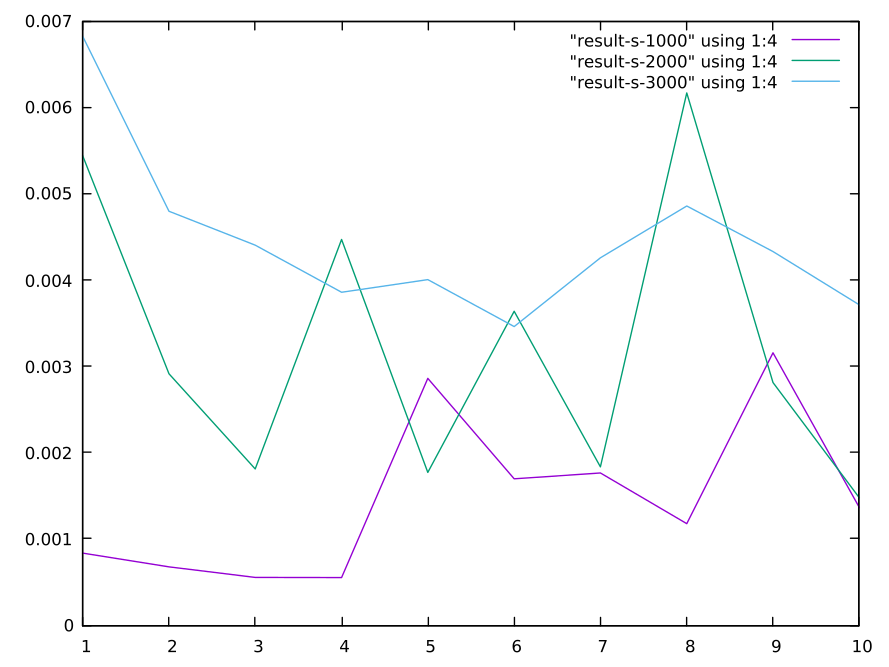

Recreate this plot in gnuplot.
#!/usr/bin/gnuplot -persist
#
#    
#    	G N U P L O T
#    	Version 5.2 patchlevel 2    last modified 2017-11-15 
#    
#    	Copyright (C) 1986-1993, 1998, 2004, 2007-2017
#    	Thomas Williams, Colin Kelley and many others
#    
#    	gnuplot home:     http://www.gnuplot.info
#    	faq, bugs, etc:   type "help FAQ"
#    	immediate help:   type "help"  (plot window: hit 'h')
# set terminal qt 0 font "Sans,9"
# set output
unset clip points
set clip one
unset clip two
set errorbars front 1.000000 
set border 31 front lt black linewidth 1.000 dashtype solid
set zdata 
set ydata 
set xdata 
set y2data 
set x2data 
set boxwidth
set style fill  empty border
set style rectangle back fc  bgnd fillstyle   solid 1.00 border lt -1
set style circle radius graph 0.02 
set style ellipse size graph 0.05, 0.03 angle 0 units xy
set dummy x, y
set format x "% h" 
set format y "% h" 
set format x2 "% h" 
set format y2 "% h" 
set format z "% h" 
set format cb "% h" 
set format r "% h" 
set ttics format "% h"
set timefmt "%d/%m/%y,%H:%M"
set angles radians
set tics back
unset grid
unset raxis
set theta counterclockwise right
set style parallel front  lt black linewidth 2.000 dashtype solid
set key title "" center
set key fixed right top vertical Right noreverse enhanced autotitle nobox
set key noinvert samplen 4 spacing 1 width 0 height 0 
set key maxcolumns 0 maxrows 0
set key noopaque
unset label
unset arrow
set style increment default
unset style line
unset style arrow
set style histogram clustered gap 2 title textcolor lt -1
unset object
set style textbox transparent margins  1.0,  1.0 border  lt -1 linewidth  1.0
set offsets 0, 0, 0, 0
set pointsize 1
set pointintervalbox 1
set encoding default
unset polar
unset parametric
unset decimalsign
unset micro
unset minussign
set view 60, 30, 1, 1
set view azimuth 0
set rgbmax 255
set samples 100, 100
set isosamples 10, 10
set surface 
unset contour
set cntrlabel  format '%8.3g' font '' start 5 interval 20
set mapping cartesian
set datafile separator whitespace
unset hidden3d
set cntrparam order 4
set cntrparam linear
set cntrparam levels auto 5
set cntrparam points 5
set size ratio 0 1,1
set origin 0,0
set style data points
set style function lines
unset xzeroaxis
unset yzeroaxis
unset zzeroaxis
unset x2zeroaxis
unset y2zeroaxis
set xyplane relative 0.5
set tics scale  1, 0.5, 1, 1, 1
set mxtics default
set mytics default
set mztics default
set mx2tics default
set my2tics default
set mcbtics default
set mrtics default
set nomttics
set xtics border in scale 1,0.5 mirror norotate  autojustify
set xtics  norangelimit autofreq 
set ytics border in scale 1,0.5 mirror norotate  autojustify
set ytics  norangelimit autofreq 
set ztics border in scale 1,0.5 nomirror norotate  autojustify
set ztics  norangelimit autofreq 
unset x2tics
unset y2tics
set cbtics border in scale 1,0.5 mirror norotate  autojustify
set cbtics  norangelimit autofreq 
set rtics axis in scale 1,0.5 nomirror norotate  autojustify
set rtics  norangelimit autofreq 
unset ttics
set title "" 
set title  font "" norotate
set timestamp bottom 
set timestamp "" 
set timestamp  font "" norotate
set trange [ * : * ] noreverse nowriteback
set urange [ * : * ] noreverse nowriteback
set vrange [ * : * ] noreverse nowriteback
set xlabel "" 
set xlabel  font "" textcolor lt -1 norotate
set x2label "" 
set x2label  font "" textcolor lt -1 norotate
set xrange [ * : * ] noreverse nowriteback
set x2range [ * : * ] noreverse nowriteback
set ylabel "" 
set ylabel  font "" textcolor lt -1 rotate
set y2label "" 
set y2label  font "" textcolor lt -1 rotate
set yrange [ * : * ] noreverse nowriteback
set y2range [ * : * ] noreverse nowriteback
set zlabel "" 
set zlabel  font "" textcolor lt -1 norotate
set zrange [ * : * ] noreverse nowriteback
set cblabel "" 
set cblabel  font "" textcolor lt -1 rotate
set cbrange [ * : * ] noreverse nowriteback
set rlabel "" 
set rlabel  font "" textcolor lt -1 norotate
set rrange [ * : * ] noreverse nowriteback
unset logscale
unset jitter
set zero 1e-08
set lmargin  -1
set bmargin  -1
set rmargin  -1
set tmargin  -1
set locale "sv_SE.UTF-8"
set pm3d explicit at s
set pm3d scansautomatic
set pm3d interpolate 1,1 flush begin noftriangles noborder corners2color mean
set pm3d nolighting
set palette positive nops_allcF maxcolors 0 gamma 1.5 color model RGB 
set palette rgbformulae 7, 5, 15
set colorbox default
set colorbox vertical origin screen 0.9, 0.2 size screen 0.05, 0.6 front  noinvert bdefault
set style boxplot candles range  1.50 outliers pt 7 separation 1 labels auto unsorted
set loadpath 
set fontpath 
set psdir
set fit brief errorvariables nocovariancevariables errorscaling prescale nowrap v5
GNUTERM = "qt"
## Last datafile plotted: "result-s-3000"
plot "result-s-1000" using 1:4 w lines,"result-s-2000" using 1:4 w lines,"result-s-3000" using 1:4 w lines
#    EOF
